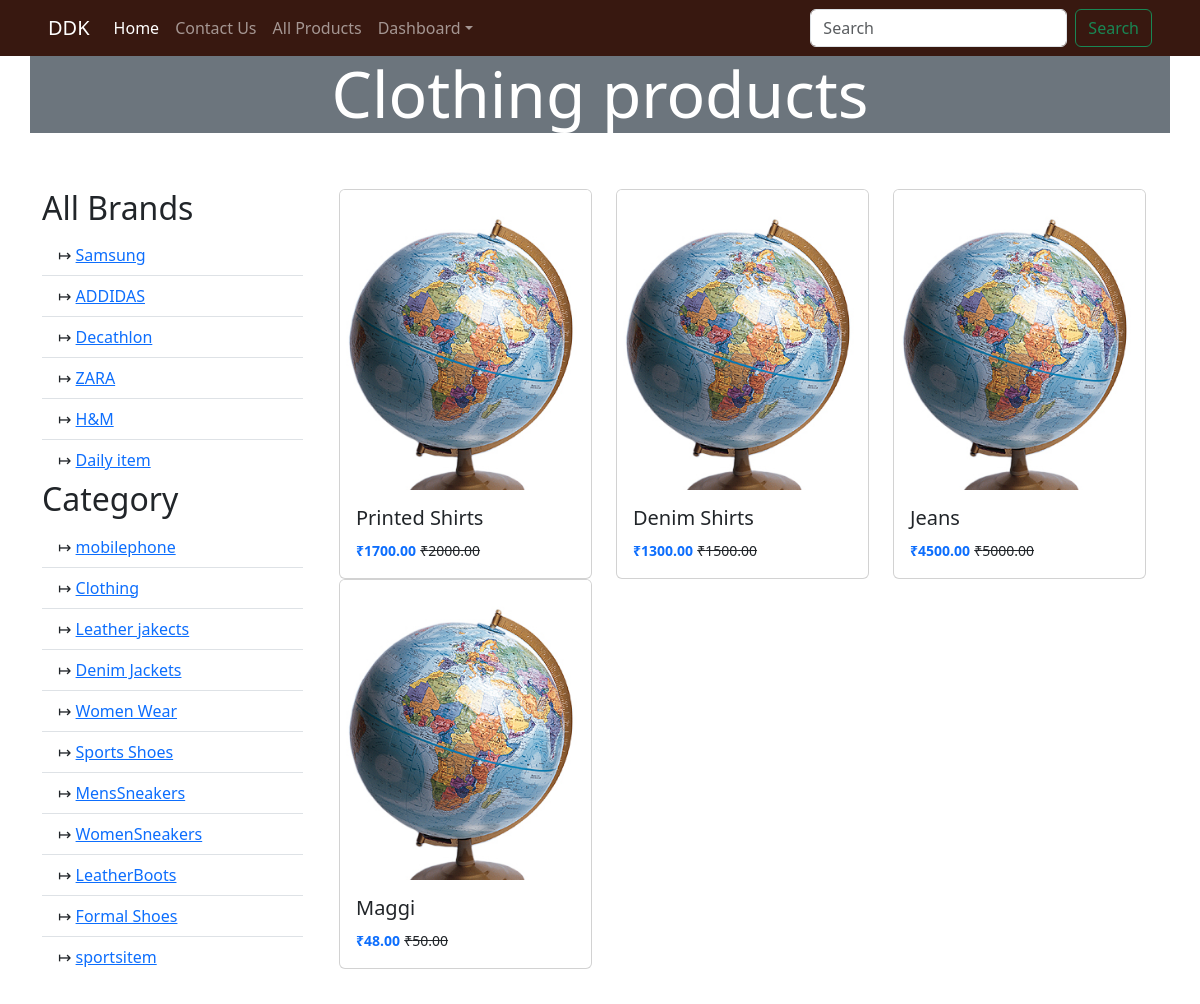
The page /shop/category/clothing/all/ (signed in) on the database its author committed.
### shop/models.py (models this page shows, shortened)
class Category(models.Model):
    name = models.CharField(max_length=50)
    slug = models.SlugField(max_length = 60,unique=True)

class Brand(models.Model):
    name = models.CharField( max_length=50)
    slug = models.SlugField(max_length=60,unique=True)
    logo = models.ImageField(upload_to='brand/logo',blank=True,null=True)
    banner = models.ImageField(upload_to='brand/logo',blank=True,null=True)
    favorite= models.BooleanField(default=False)

class Product(models.Model):
     name = models.CharField( max_length=50)
     slug = models.SlugField(max_length=60,unique=True)
     category= models.ForeignKey(Category, on_delete=models.DO_NOTHING ,related_name='category')
     brand= models.ForeignKey(Brand, on_delete=models.DO_NOTHING,related_name='brand')
     description = models.TextField()
     seller = models.ForeignKey(Seller, on_delete=models.DO_NOTHING,related_name='seller')
     oprice = models.DecimalField(max_digits=10, decimal_places=2)
     sprice = models.DecimalField(max_digits=10, decimal_places=2)
     qty = models.IntegerField(default =1)
     image = models.ImageField( upload_to='product/image', blank=True,null=True)

### shop/views.py (the view)
# urls.py: path('category/<slug:category>/all/',views.category_products,name='category_products'),
def category_products(request,category):
     catObj = Category.objects.get(slug=category)
     products=Product.objects.filter(category=catObj)
     return render(request,'shop/category_products.html',{
        'category': catObj,
        'products': products,
        'brands': Brand.objects.all(),
        'categories': Category.objects.all()
        })

### templates/shop/category_products.html (shortened to what this page needs)
{% extends 'layout/base.html' %}
{% load static %}
{% load crispy_forms_tags %}
{% block body %}
<div class="container px-0 bg-secondary">
    <h2 class="text-center display-3 text-white">
        {{category.name}} products
    </h2>
</div>
<div class="container py-5">
    <div class="row">
        <div class="col">
            <h2>All Brands</h2>
            <ul class="list-group list-group-flush">
                {% for item in brands %}
                <li class="list-group-item"> &RightTeeArrow;
                    <a href="{% url 'brandproduct' item.slug %}">{{item.name}}</a>
                </li>
                {% empty %}
                <li class="list-group-item">No Brands</li>
                {% endfor %}
            </ul>
            <h2>Category</h2>
            <ul class="list-group list-group-flush">
                {% for item in categories %}
                <li class="list-group-item"> &RightTeeArrow;
                    <a href="{% url 'category_products' item.slug %}">{{item.name}}</a>
                </li>
                {% empty %}
                <li class="list-group-item">No Category</li>
                {% endfor %}
            </ul>
        </div>
        <div class="col-md-9">
            <div class="container-fluid">
                <div class="row">
                    {% for item in products %}
                    {% include 'components/product_card.html' with product=item %}
                    {% empty %}
                </div>
            </div>
            <div class="alert alert-primary" role="alert">
                <strong>Warning!</strong> No product available.
            </div>
            {% endfor %}
        </div>
    </div>
</div>
{% endblock %}

### templates/components/product_card.html
{% load static %}
<div class="col-md-4">
    <div class="card">
        {% if product.image %}
        <img class="card-img-top product-img" src="{{product.image.url}}" alt="{{product.name}}">
        {% else %}
        <img class="card-img-top product-img" src="{% static 'images/productdefault.jpg' %}" alt="{{product.img}}">
        {% endif %}
        <div class="card-body">
            <h5 class="card-title">{{product.name}}</h5>
            <p class="card-text">
                <small class="text-primary fw-bold">₹{{product.sprice}}</small>
                <small class="text-decoration-line-through">
                    ₹{{product.oprice}}
                </small>
            </p>
        </div>
    </div>
</div>

### templates/shop/category_products.html (style rules this page uses)
.product-img { height: 300px; object-fit: cover; object-position: top; }

### rows shown on the page
Category: name "Clothing"
Brand: name "Samsung"
Brand: name "ADDIDAS"
Brand: name "Decathlon"
Brand: name "ZARA"
Brand: name "H&M"
Brand: name "Daily item"
Category: name "mobilephone"
Category: name "Leather jakects"
Category: name "Denim Jackets"
Category: name "Women Wear"
Category: name "Sports Shoes"
Category: name "MensSneakers"
Category: name "WomenSneakers"
Category: name "LeatherBoots"
Category: name "Formal Shoes"
Category: name "sportsitem"
Product: name "Printed Shirts", sprice "1700.00", oprice "2000.00"
Product: name "Denim Shirts", sprice "1300.00", oprice "1500.00"
Product: name "Jeans", sprice "4500.00", oprice "5000.00"
Product: name "Maggi", sprice "48.00", oprice "50.00"
